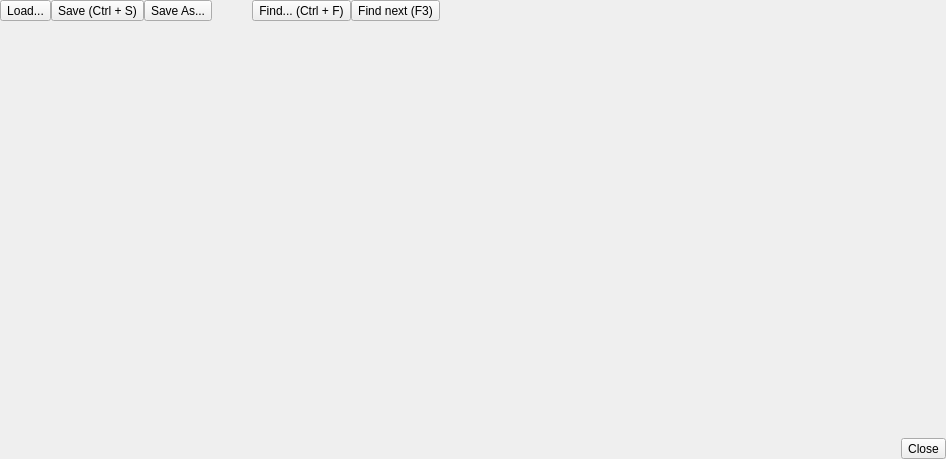
<?xml version="1.0" encoding="UTF-8"?>
<ui version="4.0">
 <class>Form</class>
 <widget class="QWidget" name="Form">
  <property name="geometry">
   <rect>
    <x>0</x>
    <y>0</y>
    <width>946</width>
    <height>459</height>
   </rect>
  </property>
  <property name="windowTitle">
   <string>Form</string>
  </property>
  <layout class="QVBoxLayout" name="verticalLayout">
   <property name="spacing">
    <number>0</number>
   </property>
   <property name="leftMargin">
    <number>0</number>
   </property>
   <property name="topMargin">
    <number>0</number>
   </property>
   <property name="rightMargin">
    <number>0</number>
   </property>
   <property name="bottomMargin">
    <number>0</number>
   </property>
   <item>
    <widget class="QWidget" name="verticalWidget" native="true">
     <property name="sizePolicy">
      <sizepolicy hsizetype="Preferred" vsizetype="Fixed">
       <horstretch>0</horstretch>
       <verstretch>0</verstretch>
      </sizepolicy>
     </property>
     <layout class="QHBoxLayout" name="horizontalLayout_2">
      <property name="spacing">
       <number>0</number>
      </property>
      <property name="leftMargin">
       <number>0</number>
      </property>
      <property name="topMargin">
       <number>0</number>
      </property>
      <property name="rightMargin">
       <number>0</number>
      </property>
      <property name="bottomMargin">
       <number>0</number>
      </property>
      <item>
       <widget class="QToolButton" name="load_button">
        <property name="text">
         <string>Load...</string>
        </property>
       </widget>
      </item>
      <item>
       <widget class="QToolButton" name="save_button">
        <property name="text">
         <string>Save (Ctrl + S)</string>
        </property>
       </widget>
      </item>
      <item>
       <widget class="QToolButton" name="save_as_button">
        <property name="text">
         <string>Save As...</string>
        </property>
       </widget>
      </item>
      <item>
       <widget class="QWidget" name="leftmostspacer" native="true">
        <property name="sizePolicy">
         <sizepolicy hsizetype="Maximum" vsizetype="Minimum">
          <horstretch>0</horstretch>
          <verstretch>0</verstretch>
         </sizepolicy>
        </property>
        <property name="minimumSize">
         <size>
          <width>40</width>
          <height>2</height>
         </size>
        </property>
       </widget>
      </item>
      <item>
       <widget class="QToolButton" name="find_button">
        <property name="text">
         <string>Find... (Ctrl + F)</string>
        </property>
       </widget>
      </item>
      <item>
       <widget class="QToolButton" name="find_next_button">
        <property name="text">
         <string>Find next (F3)</string>
        </property>
       </widget>
      </item>
      <item>
       <spacer name="horizontalSpacer_3">
        <property name="orientation">
         <enum>Qt::Horizontal</enum>
        </property>
        <property name="sizeHint" stdset="0">
         <size>
          <width>40</width>
          <height>20</height>
         </size>
        </property>
       </spacer>
      </item>
     </layout>
    </widget>
   </item>
   <item>
    <widget class="QWidget" name="editor_parent" native="true">
     <layout class="QVBoxLayout" name="editor_parent_layout">
      <property name="spacing">
       <number>0</number>
      </property>
      <property name="leftMargin">
       <number>0</number>
      </property>
      <property name="topMargin">
       <number>0</number>
      </property>
      <property name="rightMargin">
       <number>0</number>
      </property>
      <property name="bottomMargin">
       <number>0</number>
      </property>
     </layout>
    </widget>
   </item>
   <item>
    <widget class="QWidget" name="horizontalWidget" native="true">
     <property name="sizePolicy">
      <sizepolicy hsizetype="Preferred" vsizetype="Fixed">
       <horstretch>0</horstretch>
       <verstretch>0</verstretch>
      </sizepolicy>
     </property>
     <layout class="QHBoxLayout" name="horizontalLayout">
      <property name="spacing">
       <number>0</number>
      </property>
      <property name="leftMargin">
       <number>0</number>
      </property>
      <property name="topMargin">
       <number>0</number>
      </property>
      <property name="rightMargin">
       <number>0</number>
      </property>
      <property name="bottomMargin">
       <number>0</number>
      </property>
      <item>
       <spacer name="horizontalSpacer">
        <property name="orientation">
         <enum>Qt::Horizontal</enum>
        </property>
        <property name="sizeHint" stdset="0">
         <size>
          <width>40</width>
          <height>20</height>
         </size>
        </property>
       </spacer>
      </item>
      <item>
       <widget class="QToolButton" name="close_button">
        <property name="text">
         <string>Close</string>
        </property>
       </widget>
      </item>
     </layout>
    </widget>
   </item>
  </layout>
 </widget>
 <resources/>
 <connections/>
</ui>
